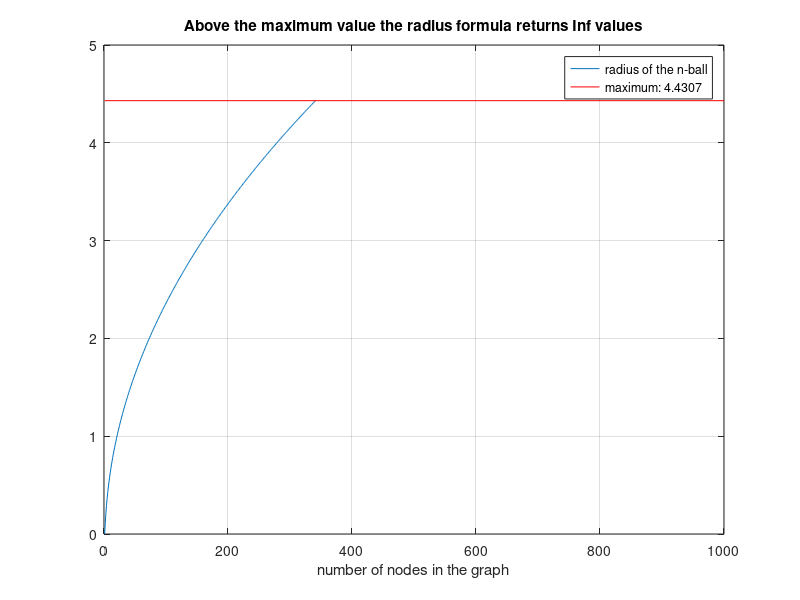

Source code (MATLAB):
% how many nodes n we can have so that the definition that Frazzoli et. al
% give is computable (given it is based on the Euler Gamma function that
% appears in the volume of the n-ball sphere)???
% Maybe there is another way to compute it besides
% https://en.wikipedia.org/wiki/Volume_of_an_n-ball. Investigate.
clc
gam = 0.1;
n = 1:1:1000;
for ii=1:length(n)
    volume = gam*log(n(ii))/n(ii);
    radius_elevated_n = gamma(1+n(ii)/2)/pi^(n(ii)/2)*volume;
    radius(ii) = radius_elevated_n^(1/n(ii));
end
close all
plot(n,radius)
grid on
xlabel('number of nodes in the graph')

hold on
radius = radius(~isinf(radius));
maxrad = max(radius);
plot([n(1) n(end)],[maxrad maxrad],'r');
legend('radius of the n-ball',['maximum: ' num2str(maxrad)])
title('Above the maximum value the radius formula returns Inf values')